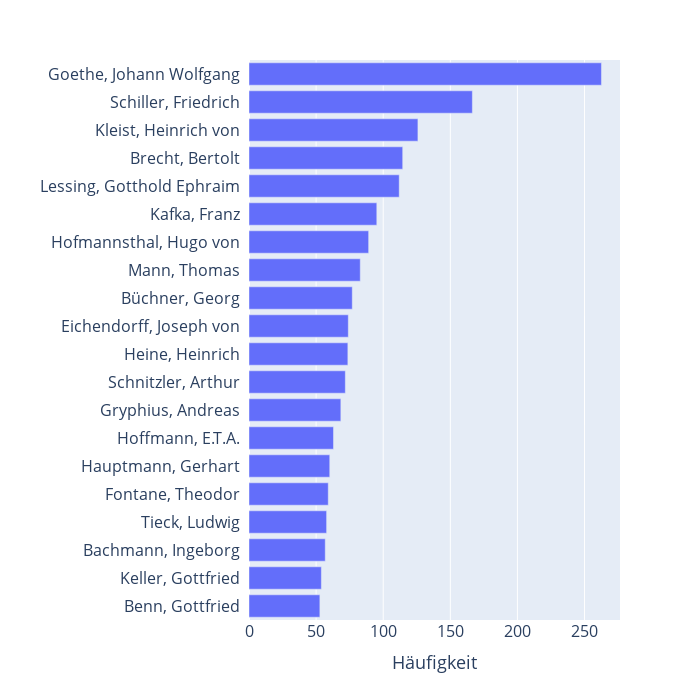

This figure's notebook cell:
### Code cell
metriken = ['AnzahlZuLesen', 'AnzahlZuLesen_normalisiert']

data_plot = data.groupby('Autor')[['Geschlecht']+metriken].sum()
data_plot['AnzahlListen'] = (data.groupby('Autor')[leselisten].sum() > 0).sum(axis=1)
data_plot['Geschlecht'] = [str(x)[0] for x in data_plot['Geschlecht']]
for metrik in metriken:
    data_plot[metrik+'_Rang'] = data_plot[metrik].rank(ascending=False)

print(data_plot.drop([x+'_Rang' for x in metriken], axis=1).sort_values(by=metriken[0], ascending=False).head(20))
data_plot.sort_values(by=metriken[0], ascending=False).to_excel("results/top_autorinnen.xlsx")

fig = px.bar(
    data_plot.sort_values(by=metriken[0], ascending=False).head(20),
    x = metriken[0],
    labels = {'Autor':'', metriken[0]:'Häufigkeit'}
)
fig.update_yaxes(categoryorder='total ascending')
fig.update_layout(
    height=700, width = 700,
    showlegend=False,
    xaxis=dict(tickfont=dict(size=16), titlefont=dict(size=18)),
    yaxis=dict(tickfont=dict(size=16), titlefont=dict(size=18), ticksuffix = "  "),
)
fig.write_image("plots/haeufigste_autorinnen.pdf")
fig.show()

### Figure 1 — Plotly figure (JSON) as saved in the notebook; plotly's stock layout.template omitted (floating-point values rounded to 4 significant figures)
{"data": [{"alignmentgroup": "True", "hovertemplate": "Häufigkeit=%{x}<br>=%{y}<extra></extra>", "legendgroup": "", "marker": {"color": "#636efa", "pattern": {"shape": ""}}, "name": "", "offsetgroup": "", "orientation": "h", "showlegend": false, "textposition": "auto", "type": "bar", "x": [262.6, 166.4, 125.9, 114.5, 111.9, 95.22, 89.15, 82.9, 76.94, 73.99, 73.66, 71.78, 68.43, 62.94, 60.17, 59.04, 57.83, 56.81, 53.92, 52.8], "xaxis": "x", "y": ["Goethe, Johann Wolfgang", "Schiller, Friedrich", "Kleist, Heinrich von", "Brecht, Bertolt", "Lessing, Gotthold Ephraim", "Kafka, Franz", "Hofmannsthal, Hugo von", "Mann, Thomas", "Büchner, Georg", "Eichendorff, Joseph von", "Heine, Heinrich", "Schnitzler, Arthur", "Gryphius, Andreas", "Hoffmann, E.T.A.", "Hauptmann, Gerhart", "Fontane, Theodor", "Tieck, Ludwig", "Bachmann, Ingeborg", "Keller, Gottfried", "Benn, Gottfried"], "yaxis": "y"}], "layout": {"barmode": "relative", "height": 700, "legend": {"tracegroupgap": 0}, "margin": {"t": 60}, "showlegend": false, "width": 700, "xaxis": {"anchor": "y", "domain": [0, 1], "tickfont": {"size": 16}, "title": {"font": {"size": 18}, "text": "Häufigkeit"}}, "yaxis": {"anchor": "x", "categoryorder": "total ascending", "domain": [0, 1], "tickfont": {"size": 16}, "ticksuffix": "  ", "title": {"font": {"size": 18}, "text": ""}}}}
